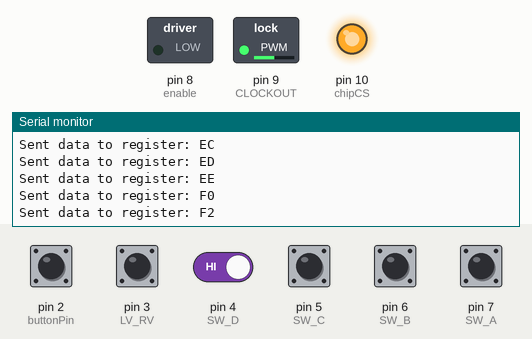
This sketch was run on a simulated Arduino Uno, built with avr-gcc and run on an emulated ATmega328P. Parts: switched loads named in the sketch (green lamp = pin HIGH), output pins drawn as LEDs (lit = HIGH), the last lines printed to the serial monitor. The inputs (shaded band) are chosen by the test bench; at power-on: pin 2 (buttonPin), pin 3 (LV_RV), pin 4 (SW_D), pin 5 (SW_C), pin 6 (SW_B), pin 7 (SW_A) HIGH.

Above: at 9.4 s.
9.5 s: pin 2 (buttonPin) pulled LOW for 0.25 s
At 10.7 s:
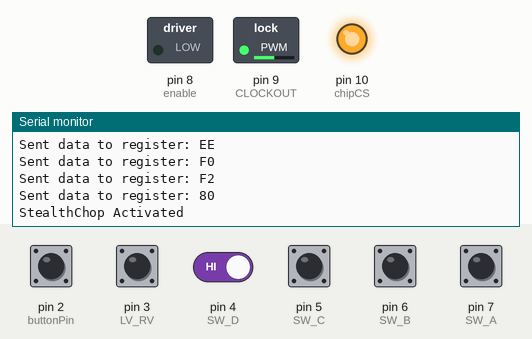
11.3 s: pin 3 (LV_RV) pulled LOW for 1 s
At 12.9 s:
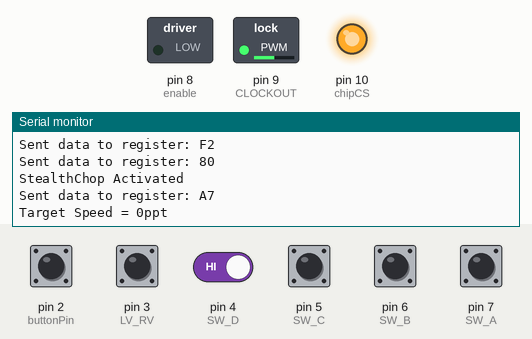
13.8 s: pin 3 (LV_RV) driven LOW and pin 4 (SW_D) driven LOW
At 15.3 s:
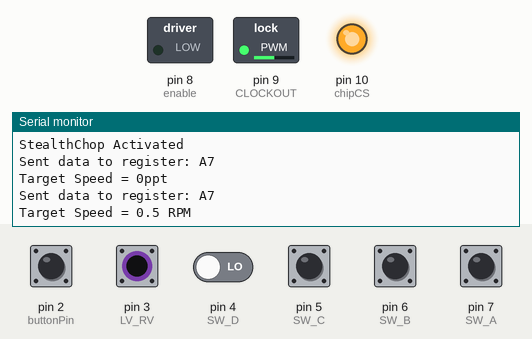
Timing chart, 0 to 16.8 s (numbered marks = the images above; inputs shaded):
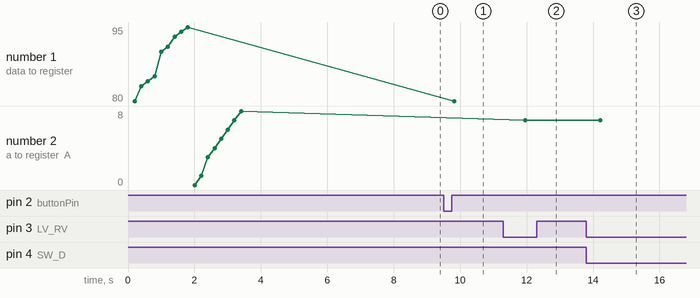

Measured:
- after the input at 9.5 s, the serial monitor: prints a new line after 0.32 s (image 1)
- after the input at 11.3 s, the serial monitor: prints a new line after 0.67 s (image 2)
- after the input at 13.8 s, the serial monitor: prints a new line after 0.44 s (image 3)
- plotted number 1: 95 → 80 after the input at 9.5 s
- plotted number 2: 8 → 7 after the input at 11.3 s

The sketch:

TMC5130A_DirectDrive.ino
```cpp
#include <SPI.h>
#include "TMC5130_registers.h"

/* The trinamic TMC5130 motor controller and driver operates through an
 *  SPI interface.  Each datagram is sent to the device as an address byte
 *  followed by 4 data bytes.  This is 40 bits (8 bit address and 32 bit word).
 *  Each register is specified by a one byte (MSB) address: 0 for read, 1 for
 *  write.  The MSB is transmitted first on the rising edge of SCK.
 *
 * Arduino Uno  Mega  Eval Board Pins
 *  MOSI   11   51      32 SPI1_SDI
 *  MISO   12   50      33 SPI1_SDO
 *  SCK    13   52      31 SPI1_SCK
 *  DIO    10   10      30 SPI1_CSN
 *  DIO     8    8       8 DIO0 (DRV_ENN)
 *  OC1A    9   11      23 CLK16
 *  GND                  2 GND
 *  +5V                  5 +5V
 */

int chipCS = 10;
int CLOCKOUT = 9;   //Uno=9 Mega=11
int enable = 8;

int SW_A = 7;
int SW_B = 6;
int SW_C = 5;
int SW_D = 4;
int LV_RV = 3;
int buttonPin = 2;

// variables will change:
int buttonState = 0;         // variable for reading the pushbutton status
int knobstate =0;
void setup() {
//  put your setup code here, to run once:
  pinMode(chipCS,OUTPUT);
  pinMode(CLOCKOUT,OUTPUT);
  pinMode(enable, OUTPUT);
  digitalWrite(chipCS,HIGH);
  digitalWrite(enable,LOW);

  pinMode(SW_A, INPUT);
  pinMode(SW_B, INPUT);
  pinMode(SW_C, INPUT);
  pinMode(SW_D, INPUT);
  pinMode(LV_RV, INPUT);
  pinMode(buttonPin, INPUT);

  digitalWrite(SW_A,HIGH);
  digitalWrite(SW_B,HIGH);
  digitalWrite(SW_C,HIGH);
  digitalWrite(SW_D,HIGH);
  digitalWrite(LV_RV,HIGH);
  digitalWrite(buttonPin,HIGH);


  //set up Timer1
  TCCR1A = bit (COM1A0);                //toggle OC1A on Compare Match
  TCCR1B = bit (WGM12) | bit (CS10);    //CTC, no prescaling
  OCR1A = 0;                            //output every cycle

  SPI.setBitOrder(MSBFIRST);
  SPI.setClockDivider(SPI_CLOCK_DIV8);
  SPI.setDataMode(SPI_MODE3);
  SPI.begin();

  Serial.begin(9600);

  //Register Setup:
  //REMEMBER -- Add 0x80 to address for Write Privalege.

  sendData(0x80,0x00000006);  //GCONF - Global config flags.

  sendData(0x83,0x00000000);  //SLAVECONF - SLAVEADDR = bits 0 to 7. SENDDELAY = bits 8 to 11.
  sendData(0x84,0x00000000);  //INP_OUT - INPUT: Reads the state of all input pins available. OUTPUT: Sets the IO output pin polarity in UART mode.
  sendData(0x85,0x00000000);  //XCOMPARE - Position  comparison  register for motion controller position strobe.

  sendData(0x90,0x00051500);  //IHOLD_IRUN - Driver current control.
  sendData(0x91,0x00000002);  //TPOWERDOWN - sets the delay time after stand still (stst) of the motor to motor current power down. Time range is about 0 to 4 seconds.
  sendData(0x93,0x00000000);  //TPWMTHRS - This is the upper velocity limit for StealthChop voltage PWM mode.
  sendData(0x94,0x00000000);  //TCOOLTHRS - This is the lower threshold velocity for switching on smart energy CoolStep and StallGuard feature.
  sendData(0x95,0x00000000);  //THIGH - This velocity setting allows velocity dependent switching into a different chopper mode and fullstepping to maximize torque.

  sendData(0xA0,0x00000002);  //RAMPMODE - ramp mode. 0: Positioning mode (using all A, D and V parameters) 1: Velocity mode to positive VMAX (using AMAX acceleration) 2: Velocity mode to negative VMAX (using AMAX acceleration) 3: Hold mode (velocity remains unchanged, unless stop event occurs)
  sendData(0xA1,0x00000000);  //XACTUAL - Actual motor position.

  sendData(0xA3,0x00000000);  //VSTART - Motor start velocity.
  sendData(0xA4,0x00000000);  //A1 - First acceleration between VSTART and V1.
  sendData(0xA5,0x00000000);  //V1 - First acceleration / deceleration phase threshold velocity. First acceleration / deceleration phase threshold velocity (unsigned) 0: Disables A1 and D1 phase, use AMAX, DMAX only
  sendData(0xA6,0x000002EE);  //AMAX - Second acceleration between V1 and VMAX
  sendData(0xA7,0x00000000);  //VMAX - Motion ramp target velocity. It can be changed any time during a motion.
  sendData(0xA8,0x000002EE);  //DMAX - Deceleration between VMAX and V1.
  sendData(0xAA,0x00000000);  //D1 - Deceleration between V1 and VSTOP. DO NOT set 0 in positioning mode, even if V1=0!
  sendData(0xAB,0x0000000A);  //VSTOP - Motor stop velocity. DO NOT set 0 in positioning mode, minimum 10 recommended!
  sendData(0xAC,0x00000000);  //TZEROWAIT - Defines the waiting time after ramping down to zero velocity before next movement or direction inversion can start. Time range is about 0 to 2 seconds.
  sendData(0xAD,0x00000000);  //XTARGET - Target position for ramp mode. Write a new target position to this register in order to activate the ramp generator positioning in RAMPMODE=0. Initialize all velocity, acceleration and deceleration parameters before.

  sendData(0xB3,0x00000000);  //VDCMIN -
  sendData(0xB4,0x00000000);  //SW_MODE - Switch mode configuration.

  sendData(0xB8,0x00000000);  //ENCMODE - Encoder configuration and use of N channel.
  sendData(0xB9,0x00000000);  //X_ENC - Actual encoder position
  sendData(0xBA,0x00010000);  //ENC_CONST -

//Programmable Microstep Table:           Triangle:,     50/50:,     Default(100% sine):
  sendData(0xE0,0x11111110);  //MSLUT 0 - FFFFFFFE,     11111110,       AAAAB554
  sendData(0xE1,0x21084211);  //MSLUT 1 - FFFFFFF7,     21084211,       4A9554AA
  sendData(0xE2,0x04081084);  //MSLUT 2 - FFFFFF7F,     04081084,       24492929
  sendData(0xE3,0x00020204);  //MSLUT 3 - FFFF7FFF,     00020204,       10104222
  sendData(0xE4,0xF8000000);  //MSLUT 4 - FEFFFFFF,     F8000000,       FBFFFFFF
  sendData(0xE5,0xBF7F7EFD);  //MSLUT 5 - FF7FFFFF,     BF7F7EFD,       B5BB777D
  sendData(0xE6,0xBB776EDD);  //MSLUT 6 - FFFFFFFF,     BB776EDD,       49295556
  sendData(0xE7,0x2AAD6B5A);  //MSLUT 7 - 7FFFEFFF,     2AAD6B5A,       00404222
  sendData(0xE8,0xFFFF9A56);  //MSLUTSEL - FFFFFF55,      FFFF9A56,       FFFF8056     //This register defines four segments within each quarter MSLUT wave. Four 2 bit entries determine the meaning of a 0 and a 1 bit in the corresponding segment of MSLUT.
  sendData(0xE9,0x00F80000);  //MSLUTSTART - 00F80000,    00F80000,       00F70000

  sendData(0xEC,0x00010044);  //CHOPCONF - chopper and driver configuration. TOFF=5, HSTRT=5, HEND=3, TBL=2, CHM=0 (spreadcycle)
  sendData(0xED,0x00000000);  //COOLCONF - CoolStep smart current control register.
  sendData(0xEE,0x00000000);  //DCCTRL - DcStep automatic communication configuration register (enable via pin DCEN or via VDCMIN).

  sendData(0xF0,0x000602C8);  //PWMCONF - Voltage PWM mode chopper configuration

  sendData(0xF2,0x00000000);  //ENCM_CTRL -

}

void loop() {
//  put your main code here, to run repeatedly:

  //delay(500);
  //Serial.print((digitalRead(SW_P) ^ 0x1),DEC);          //print state if button
  //delay(5000);
  //Serial.print(" ");
  //Serial.println(((PIND ^ 0xFF) >> 3),DEC);             //print state of knob
  //delay(200);

  //Serial.print(readData(GCONF));
  //delay(300);

  //Button logic:
  buttonState = digitalRead(buttonPin);                 //constantly read status of button
  if(buttonState == LOW){                                   //if button pushed, do
    int ModeValue = readData(GCONF);
      if (ModeValue == 0){
        sendData(0x80,0x00000006);
        Serial.print("StealthChop Activated");
        Serial.print('\n');
      }
     else if (ModeValue == 4){
        sendData(0x80,0x00000000);
        Serial.print("StealthChop Deactivated");
        Serial.print('\n');
     }
  }//end of if(button pushed) do:

 //Knob logic:
 int knobvalue1 = (PIND^0xFF)>>3;                  //Constantly read status of knob, store knob value
 delay(650);
 int knobvalue2 = (PIND^0xFF)>>3;                  //Constantly read status of knob, store knob value

 if (knobvalue1 != knobvalue2){                   //if knob value1 does not equal knob value2, knob was turned so do:
   knobstate = (PIND^0xFF)>>3,DEC;
    if(knobstate == 1){                                    //if knob turned to 1, do
    sendData(0xA7,0x00000000);  //0ppt                     //Set VMax to 0
    Serial.print("Target Speed = 0ppt");
    Serial.print('\n');
    delay(100);
  }
    if(knobstate == 3){
    sendData(0xA7,0x000001BF);  //447ppt
    Serial.print("Target Speed = 0.5 RPM");
    Serial.print('\n');
    delay(100);
  }
    if(knobstate == 5){
    sendData(0xA7,0x0000037F);  //895ppt
    Serial.print("Target Speed = 1 RPM");
    Serial.print('\n');
    delay(100);
  }
    if(knobstate == 7){
    sendData(0xA7,0x000006FE);  //1790ppt
    Serial.print("Target Speed = 2 RPM");
    Serial.print('\n');
    delay(100);
  }
    if(knobstate == 9){
    sendData(0xA7,0x00000A7C);  //2684ppt
    Serial.print("Target Speed = 3 RPM");
    Serial.print('\n');
    delay(100);
  }
    if(knobstate == 11){
    sendData(0xA7,0x0000117A);  //4474ppt
    Serial.print("Target Speed = 5 RPM");
    Serial.print('\n');
    delay(100);
  }
    if(knobstate == 13){
    sendData(0xA7,0x00001A37);  //6711ppt
    Serial.print("Target Speed = 7.5 RPM");
    Serial.print('\n');
    delay(100);
  }
    if(knobstate == 15){
    sendData(0xA7,0x000022F4);  //8948ppt
    Serial.print("Target Speed = 10 RPM");
    Serial.print('\n');
    delay(100);
  }
    if(knobstate == 17){
    sendData(0xA7,0x0000346E);  //13422ppt
    Serial.print("Target Speed = 15 RPM");
    Serial.print('\n');
    delay(100);
  }
    if(knobstate == 19){
    sendData(0xA7,0x000045E8);  //17896ppt
    Serial.print("Target Speed = 20 RPM");
    Serial.print('\n');
    delay(100);
  }
    if(knobstate == 21){
    sendData(0xA7,0x00005762);  //22370ppt
    Serial.print("Target Speed = 25 RPM");
    Serial.print('\n');
    delay(100);
  }
    if(knobstate == 23){
    sendData(0xA7,0x000068DC);  //26844ppt
    Serial.print("Target Speed = 30 RPM");
    Serial.print('\n');
    delay(100);
  }
    if(knobstate == 25){
    sendData(0xA7,0x00007A55);  //31317ppt
    Serial.print("Target Speed = 35 RPM");
    Serial.print('\n');
    delay(100);
  }
    if(knobstate == 27){
    sendData(0xA7,0x00008BCF);  //35791ppt
    Serial.print("Target Speed = 40 RPM");
    Serial.print('\n');
    delay(100);
  }
    if(knobstate == 29){
    sendData(0xA7,0x00009D49);  //40265ppt
    Serial.print("Target Speed = 45 RPM");
    Serial.print('\n');
    delay(100);
  }
    if(knobstate == 31){
    sendData(0xA7,0x0000AEC3);  //44739ppt
    Serial.print("Target Speed = 50 RPM");
    Serial.print('\n');
    delay(100);
  }
 } //end of (if knob turned, do:)


}//end of loop();

//Send Data Function:
void sendData(unsigned long address, unsigned long datagram) {
  //TMC5130 takes 40 bit data: 8 address and 32 data

  delay(100);
  unsigned long i_datagram;

  digitalWrite(chipCS,LOW);
  delayMicroseconds(10);

  SPI.transfer(address);

  i_datagram |= SPI.transfer((datagram >> 24) & 0xff);
  i_datagram <<= 8;
  i_datagram |= SPI.transfer((datagram >> 16) & 0xff);
  i_datagram <<= 8;
  i_datagram |= SPI.transfer((datagram >> 8) & 0xff);
  i_datagram <<= 8;
  i_datagram |= SPI.transfer((datagram) & 0xff);
  digitalWrite(chipCS,HIGH);

  delay(100);

  //Serial.print("Received: ");
  //Serial.println(i_datagram,HEX);
  Serial.print("Sent data to register: ");
  Serial.println(address,HEX);
}//end of sendData funciton

//Read Data Function:
unsigned long readData(unsigned long address) {

  delay(100);

  digitalWrite(chipCS,LOW);
  //delayMicroseconds(10);

  SPI.transfer(address);

  SPI.transfer(0x00);
  SPI.transfer(0x00);
  SPI.transfer(0x00);
  SPI.transfer(0x00);
  digitalWrite(chipCS, HIGH);

  delayMicroseconds(200);

  digitalWrite(chipCS, LOW);

  SPI.transfer(address);
  unsigned long  value = 0;

  value |= SPI.transfer(0x00) << 24;
  value |= SPI.transfer(0x00) << 16;
  value |= SPI.transfer(0x00) << 8;
  value |= SPI.transfer(0x00);

  digitalWrite(chipCS, HIGH);

  //Serial.print("Got: ");
  //Serial.println(value,HEX);

  return value;
}//end of readData Function
```

TMC5130_registers.h
```cpp
  #define GCONF        0x00    //Global config flags.
  #define GSTAT        0x01    //Global status flags.
  #define IFCNT        0x02    //Interface transmission counter. This register becomes incremented with each successful UART interface write access.
  #define SLAVECONF    0x03    //SLAVEADDR = bits 0 to 7. SENDDELAY = bits 8 to 11.
  #define INP_OUT      0x04    //INPUT: Reads the state of all input pins available. OUTPUT: Sets the IO output pin polarity in UART mode.
  #define XCOMPARE     0x05    //Position  comparison  register.
  #define IHOLD_IRUN   0x10    //Driver current control.
  #define TPOWERDOWN   0x11    //Sets the delay timw after standstill of the motor to motor current power down. Time range is about 0-4 sec.
  #define TSTEP        0x12    //Actual measured time between two 1/256 microsteps derived from the step input frequency in units of 1/fCLK.
  #define TPWMTHRS     0x13    //Upper velocity for StealthChop voltage PWM mode.
  #define TCOOLTHRS    0x14    //This is the lower threshold velocity for switching on smart energy coolStep and stallGuard feature.
  #define THIGH        0x15    //Velocity setting allows velocity dependent swithing into a different chopper mode and fullstepping to maximize torque. Stall detection becomes switched off for 2-3 electrical periods whenever passing THIGH threshold to compensate for the effect of switching modes.

  #define RAMPMODE     0x20    //ramp mode.
  #define XACTUAL      0x21    //Actual motor position.
  #define VACTUAL      0x22    //Actual motor velocity from ramp generator.
  #define VSTART       0x23    //Motor start velocity.
  #define A1           0x24    //First acceleration between VSTART and V1.
  #define V1           0x25    //First acceleration / deceleration phase threshold velocity.
  #define AMAX         0x26    //Second acceleration between V1 and VMAX.
  #define VMAX         0x27    //Motion ramp target velocity. It can be changed any time during a motion.
  #define DMAX         0x28    //Deceleration between VMAX and V1.
  #define D1           0x2A    //Deceleration between V1 and VSTOP. Do not set 0 in positioning mode, even if V1=0!
  #define VSTOP        0x2B    //Motor stop velocity. Do not set 0 in positioning mode, minimum 10 recommended!
  #define TZEROCROSS   0x2C    //Defines the waiting time after ramping down to zero velocity before next movement or direction inversion can start. Time range is about 0 to 2 seconds.
  #define XTARGET      0x2D    //Target position for ramp mode. Write a new target position to this register in order to activate the ramp generator positioning in RAMPMODE=0. Initialize all velocity, acceleration and deceleration parameters before.


  #define VDCMIN       0x33    //
  #define SWMODE       0x34    //Switch mode configuration.
  #define RAMPSTAT     0x35    //Ramp status and switch event status.
  #define XLATCH       0x36    //Ramp generator latch position, latches XACTUAL upon a programmable switch event.
  #define ENCMODE      0x38    //Encoder configuration and use of N channel.
  #define XENC         0x39    //Actual encoder position
  #define ENC_CONST    0x3A    //
  #define ENC_STATUS   0x3B    //
  #define ENC_LATCH    0x3C    //Encoder position X_ENC latched on N event.

  #define MSLUT0       0x60    //
  #define MSLUT1       0x61    //
  #define MSLUT2       0x62    //
  #define MSLUT3       0x63    //
  #define MSLUT4       0x64    //
  #define MSLUT5       0x65    //
  #define MSLUT6       0x66    //
  #define MSLUT7       0x67    //
  #define MSLUTSEL     0x68    //This register defines four segments within each quarter MSLUT wave.
  #define MSLUTSTART   0x69    //
  #define MSCNT        0x6A    //Microstep counter. Indicates actual position in the microstep table for CUR_A. CUR_B uses an offset of 256 (2 phase motor).
  #define MSCURACT     0x6B    //
  #define CHOPCONF     0x6C    //chopper and driver configuration.
  #define COOLCONF     0x6D    //CoolStep smart current control register.
  #define DCCTRL       0x6E    //
  #define DRVSTATUS    0x6F    //StallGuard2 value and driver error flags
  #define PWMCONF      0x70    //Voltage PWM mode chopper configuration
  #define PWMSTATUS    0x71    //Actual PWM amplitude scaler (255=max. Voltage) In voltage mode PWM, this value allows to detect a motor stall.
  #define EN_CTRL      0x72    //
  #define LOST_STEPS   0x73    //

  //Rampenmodi (Register TMCRhino_RAMPMODE)
  #define MODE_POSITION   0
  #define MODE_VELPOS     1
  #define MODE_VELNEG     2
  #define MODE_HOLD       3

  //Endschaltermodusbits (Register TMCRhino_SWMODE)
  #define SW_STOPL_ENABLE   0x0001
  #define SW_STOPR_ENABLE   0x0002
  #define SW STOPL_POLARITY 0x0004
  #define SW_STOPR_POLARITY 0x0008
  #define SW_SWAP_LR        0x0010
  #define SW_LATCH_L_ACT    0x0020
  #define SW_LATCH_L_INACT  0x0040
  #define SW_LATCH_R_ACT    0x0080
  #define SW_LATCH_R_INACT  0x0100
  #define SW_LATCH_ENC      0x0200
  #define SW_SG_STOP        0x0400
  #define SW_SOFTSTOP       0x0800


  //Statusbitss (Register TMCRhino_RAMPSTAT)
  #define RS_STOPL          0x0001
  #define RS_STOPR          0x0002
  #define RS_LATCHL         0x0004
  #define RS_LATCHR         0x0008
  #define RS_EV_STOPL       0x0010
  #define RS_EV_STOPR       0x0020
  #define RS_EV_STOP_SG     0x0040
  #define RS_EV_POSREACHED  0x0080
  #define RS_VELREACHED     0x0100
  #define RS_POSREACHED     0x0200
  #define RS_VZERO          0x0400
  #define RS_ZEROWAIT       0x0800
  #define RS_SECONDMOVE     0x1000
  #define RS_SG             0x2000
```
